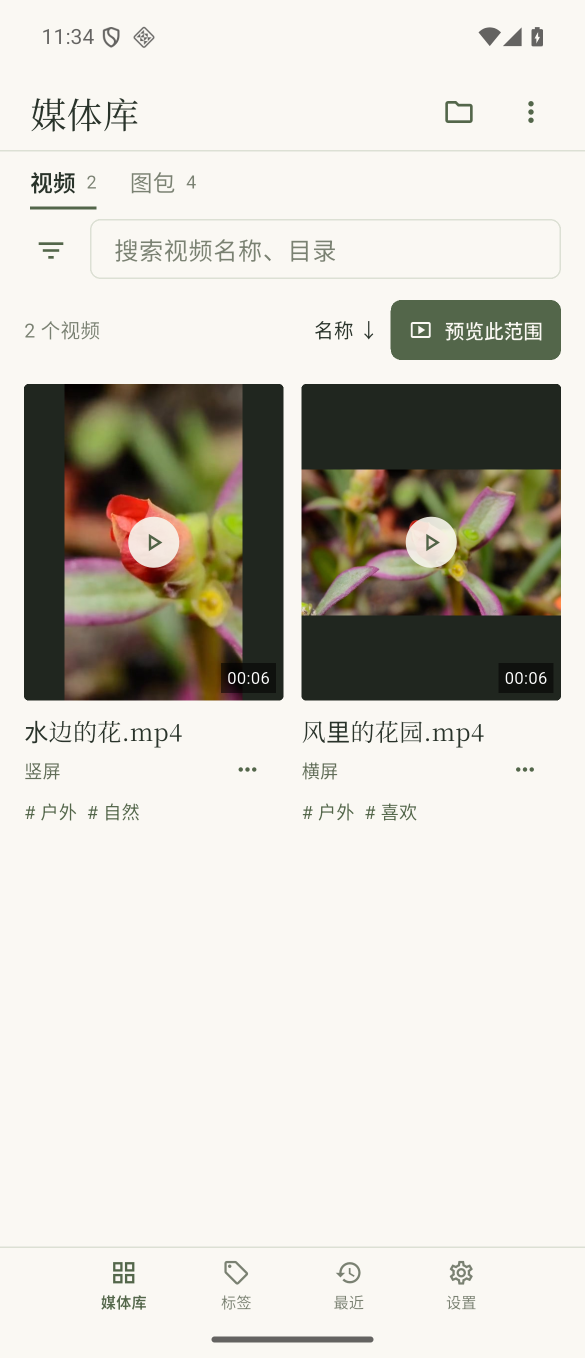
#> input picture docs/plans/library-first/evidence/lf8-card-layout/shared/home.png, 1170 x 2715 px (shown at 1/2 size)
$ python -i compare20.py   (imports and definitions only)
#> lines starting #> are read from the running program, lines starting #| are printed output that depends on the picture
import json
from pathlib import Path
from PIL import Image,ImageChops
# [1 line not run here, left out]
def screenshot(pattern):
 matches=list(S.glob('*-'+pattern+'.png'));assert len(matches)==1,pattern;return matches[0]
def native(path):
#> called with path = '../../lf8-card-layout/shared/home.png'
 with Image.open(path) as im:
#> im is the input picture: PIL image 1170x2715 RGBA; mean R, G, B, A 210.7, 208.1, 199.1, 255
  assert im.size==(1170,2715);return im.convert('RGB').crop((0,147,1170,2643)).resize((390,832),Image.Resampling.LANCZOS)
#> after `return im.convert('RGB').crop((0, 147, 1170, 2643)).resize((390, 832),`:
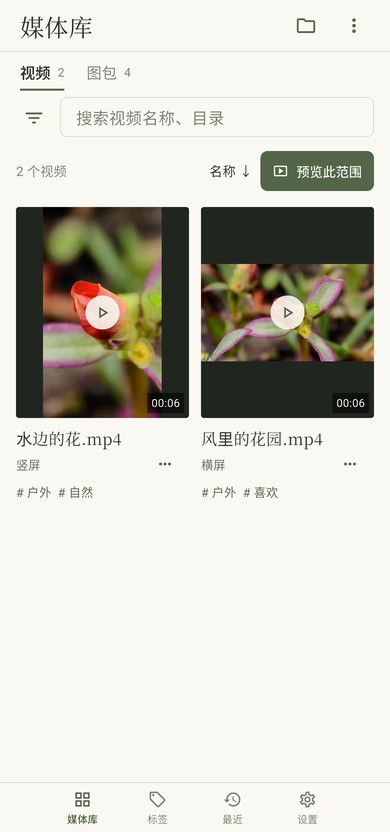
#> returned value: PIL image 390x832 RGB; mean R, G, B 207.6, 205, 195.6
rows=[]
# [11 lines not run here, left out]

>>> result = native('../../lf8-card-layout/shared/home.png')
